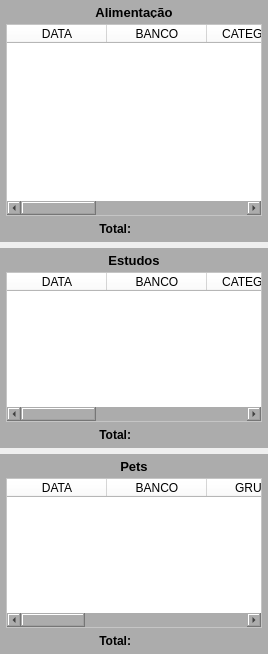
        <widget class="QWidget" name="widget_33" native="true">
         <layout class="QVBoxLayout" name="verticalLayout_15">
          <property name="spacing">
           <number>6</number>
          </property>
          <property name="leftMargin">
           <number>0</number>
          </property>
          <property name="topMargin">
           <number>0</number>
          </property>
          <property name="rightMargin">
           <number>0</number>
          </property>
          <property name="bottomMargin">
           <number>0</number>
          </property>
          <item>
           <widget class="QWidget" name="widget_6" native="true">
            <property name="styleSheet">
             <string notr="true">background-color: rgb(172, 172, 172);</string>
            </property>
            <layout class="QVBoxLayout" name="verticalLayout_3">
             <property name="spacing">
              <number>6</number>
             </property>
             <property name="leftMargin">
              <number>6</number>
             </property>
             <property name="topMargin">
              <number>6</number>
             </property>
             <property name="rightMargin">
              <number>6</number>
             </property>
             <property name="bottomMargin">
              <number>6</number>
             </property>
             <item>
              <widget class="QLabel" name="label_6">
               <property name="minimumSize">
                <size>
                 <width>0</width>
                 <height>12</height>
                </size>
               </property>
               <property name="maximumSize">
                <size>
                 <width>16777215</width>
                 <height>12</height>
                </size>
               </property>
               <property name="font">
                <font>
                 <pointsize>10</pointsize>
                 <weight>75</weight>
                 <bold>true</bold>
                </font>
               </property>
               <property name="text">
                <string>Alimentação</string>
               </property>
               <property name="alignment">
                <set>Qt::AlignCenter</set>
               </property>
              </widget>
             </item>
             <item>
              <widget class="QTableWidget" name="table_Alimentacao">
               <property name="sizePolicy">
                <sizepolicy hsizetype="Preferred" vsizetype="Preferred">
                 <horstretch>0</horstretch>
                 <verstretch>0</verstretch>
                </sizepolicy>
               </property>
               <property name="styleSheet">
                <string notr="true">background-color: rgb(255, 255, 255);</string>
               </property>
               <column>
                <property name="text">
                 <string>DATA</string>
                </property>
               </column>
               <column>
                <property name="text">
                 <string>BANCO</string>
                </property>
               </column>
               <column>
                <property name="text">
                 <string>CATEGORIA</string>
                </property>
               </column>
               <column>
                <property name="text">
                 <string>R$</string>
                </property>
               </column>
               <column>
                <property name="text">
                 <string>ESTABEL.</string>
                </property>
               </column>
               <column>
                <property name="text">
                 <string>OBS</string>
                </property>
               </column>
              </widget>
             </item>
             <item>
              <widget class="QWidget" name="widget_28" native="true">
               <property name="maximumSize">
                <size>
                 <width>16777215</width>
                 <height>18</height>
                </size>
               </property>
               <layout class="QHBoxLayout" name="horizontalLayout_16">
                <property name="leftMargin">
                 <number>0</number>
                </property>
                <property name="topMargin">
                 <number>0</number>
                </property>
                <property name="rightMargin">
                 <number>0</number>
                </property>
                <property name="bottomMargin">
                 <number>0</number>
                </property>
                <item>
                 <widget class="QLabel" name="label_24">
                  <property name="font">
                   <font>
                    <weight>75</weight>
                    <bold>true</bold>
                   </font>
                  </property>
                  <property name="text">
                   <string>Total:</string>
                  </property>
                  <property name="alignment">
                   <set>Qt::AlignRight|Qt::AlignTrailing|Qt::AlignVCenter</set>
                  </property>
                 </widget>
                </item>
                <item>
                 <widget class="QLabel" name="label_Alimentacao">
                  <property name="font">
                   <font>
                    <weight>75</weight>
                    <bold>true</bold>
                   </font>
                  </property>
                  <property name="text">
                   <string/>
                  </property>
                 </widget>
                </item>
               </layout>
              </widget>
             </item>
            </layout>
           </widget>
          </item>
          <item>
           <widget class="QWidget" name="widget_12" native="true">
            <property name="maximumSize">
             <size>
              <width>16777215</width>
              <height>200</height>
             </size>
            </property>
            <property name="styleSheet">
             <string notr="true">background-color: rgb(172, 172, 172);</string>
            </property>
            <layout class="QVBoxLayout" name="verticalLayout_9">
             <property name="spacing">
              <number>6</number>
             </property>
             <property name="leftMargin">
              <number>6</number>
             </property>
             <property name="topMargin">
              <number>6</number>
             </property>
             <property name="rightMargin">
              <number>6</number>
             </property>
             <property name="bottomMargin">
              <number>6</number>
             </property>
             <item>
              <widget class="QLabel" name="label_12">
               <property name="minimumSize">
                <size>
                 <width>0</width>
                 <height>12</height>
                </size>
               </property>
               <property name="maximumSize">
                <size>
                 <width>16777215</width>
                 <height>12</height>
                </size>
               </property>
               <property name="font">
                <font>
                 <pointsize>10</pointsize>
                 <weight>75</weight>
                 <bold>true</bold>
                </font>
               </property>
               <property name="text">
                <string>Estudos</string>
               </property>
               <property name="alignment">
                <set>Qt::AlignCenter</set>
               </property>
              </widget>
             </item>
             <item>
              <widget class="QTableWidget" name="table_Estudos">
               <property name="sizePolicy">
                <sizepolicy hsizetype="Preferred" vsizetype="Preferred">
                 <horstretch>0</horstretch>
                 <verstretch>0</verstretch>
                </sizepolicy>
               </property>
               <property name="styleSheet">
                <string notr="true">background-color: rgb(255, 255, 255);</string>
               </property>
               <column>
                <property name="text">
                 <string>DATA</string>
                </property>
               </column>
               <column>
                <property name="text">
                 <string>BANCO</string>
                </property>
               </column>
               <column>
                <property name="text">
                 <string>CATEGORIA</string>
                </property>
               </column>
               <column>
                <property name="text">
                 <string>SAÍDA</string>
                </property>
               </column>
               <column>
                <property name="text">
                 <string>ESTABEL.</string>
                </property>
               </column>
               <column>
                <property name="text">
                 <string>OBS</string>
                </property>
               </column>
              </widget>
             </item>
             <item>
              <widget class="QWidget" name="widget_19" native="true">
               <property name="maximumSize">
                <size>
                 <width>16777215</width>
                 <height>18</height>
                </size>
               </property>
               <layout class="QHBoxLayout" name="horizontalLayout_7">
                <property name="leftMargin">
                 <number>0</number>
                </property>
                <property name="topMargin">
                 <number>0</number>
                </property>
                <property name="rightMargin">
                 <number>0</number>
                </property>
                <property name="bottomMargin">
                 <number>0</number>
                </property>
                <item>
                 <widget class="QLabel" name="label_3">
                  <property name="font">
                   <font>
                    <weight>75</weight>
                    <bold>true</bold>
                   </font>
                  </property>
                  <property name="text">
                   <string>Total:</string>
                  </property>
                  <property name="alignment">
                   <set>Qt::AlignRight|Qt::AlignTrailing|Qt::AlignVCenter</set>
                  </property>
                 </widget>
                </item>
                <item>
                 <widget class="QLabel" name="label_Estudos">
                  <property name="font">
                   <font>
                    <weight>75</weight>
                    <bold>true</bold>
                   </font>
                  </property>
                  <property name="text">
                   <string/>
                  </property>
                 </widget>
                </item>
               </layout>
              </widget>
             </item>
            </layout>
           </widget>
          </item>
          <item>
           <widget class="QWidget" name="widget_15" native="true">
            <property name="maximumSize">
             <size>
              <width>16777215</width>
              <height>200</height>
             </size>
            </property>
            <property name="styleSheet">
             <string notr="true">background-color: rgb(172, 172, 172);</string>
            </property>
            <layout class="QVBoxLayout" name="verticalLayout_12">
             <property name="spacing">
              <number>6</number>
             </property>
             <property name="leftMargin">
              <number>6</number>
             </property>
             <property name="topMargin">
              <number>6</number>
             </property>
             <property name="rightMargin">
              <number>6</number>
             </property>
             <property name="bottomMargin">
              <number>6</number>
             </property>
             <item>
              <widget class="QLabel" name="label_15">
               <property name="minimumSize">
                <size>
                 <width>0</width>
                 <height>12</height>
                </size>
               </property>
               <property name="maximumSize">
                <size>
                 <width>16777215</width>
                 <height>12</height>
                </size>
               </property>
               <property name="font">
                <font>
                 <pointsize>10</pointsize>
                 <weight>75</weight>
                 <bold>true</bold>
                </font>
               </property>
               <property name="text">
                <string>Pets</string>
               </property>
               <property name="alignment">
                <set>Qt::AlignCenter</set>
               </property>
              </widget>
             </item>
             <item>
              <widget class="QTableWidget" name="table_Pets">
               <property name="sizePolicy">
                <sizepolicy hsizetype="Preferred" vsizetype="Preferred">
                 <horstretch>0</horstretch>
                 <verstretch>0</verstretch>
                </sizepolicy>
               </property>
               <property name="styleSheet">
                <string notr="true">background-color: rgb(255, 255, 255);</string>
               </property>
               <column>
                <property name="text">
                 <string>DATA</string>
                </property>
               </column>
               <column>
                <property name="text">
                 <string>BANCO</string>
                </property>
               </column>
               <column>
                <property name="text">
                 <string>GRUPO</string>
                </property>
               </column>
               <column>
                <property name="text">
                 <string>CATEGORIA</string>
                </property>
               </column>
               <column>
                <property name="text">
                 <string>SAÍDA</string>
                </property>
               </column>
               <column>
                <property name="text">
                 <string>ESTABEL.</string>
                </property>
               </column>
               <column>
                <property name="text">
                 <string>OBS</string>
                </property>
               </column>
              </widget>
             </item>
             <item>
              <widget class="QWidget" name="widget_22" native="true">
               <property name="maximumSize">
                <size>
                 <width>16777215</width>
                 <height>18</height>
                </size>
               </property>
               <layout class="QHBoxLayout" name="horizontalLayout_10">
                <property name="leftMargin">
                 <number>0</number>
                </property>
                <property name="topMargin">
                 <number>0</number>
                </property>
                <property name="rightMargin">
                 <number>0</number>
                </property>
                <property name="bottomMargin">
                 <number>0</number>
                </property>
                <item>
                 <widget class="QLabel" name="label_11">
                  <property name="font">
                   <font>
                    <weight>75</weight>
                    <bold>true</bold>
                   </font>
                  </property>
                  <property name="text">
                   <string>Total:</string>
                  </property>
                  <property name="alignment">
                   <set>Qt::AlignRight|Qt::AlignTrailing|Qt::AlignVCenter</set>
                  </property>
                 </widget>
                </item>
                <item>
                 <widget class="QLabel" name="label_Pets">
                  <property name="font">
                   <font>
                    <weight>75</weight>
                    <bold>true</bold>
                   </font>
                  </property>
                  <property name="text">
                   <string/>
                  </property>
                 </widget>
                </item>
               </layout>
              </widget>
             </item>
            </layout>
           </widget>
          </item>
         </layout>
        </widget>
